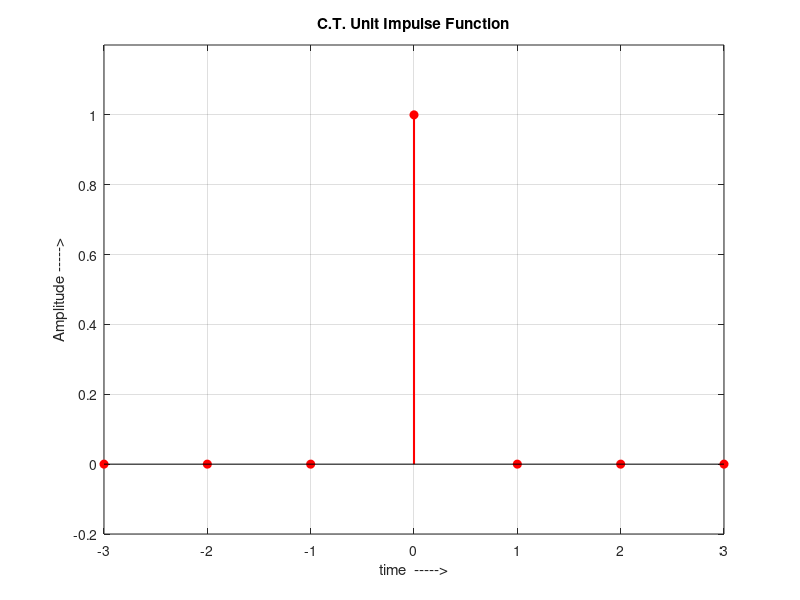
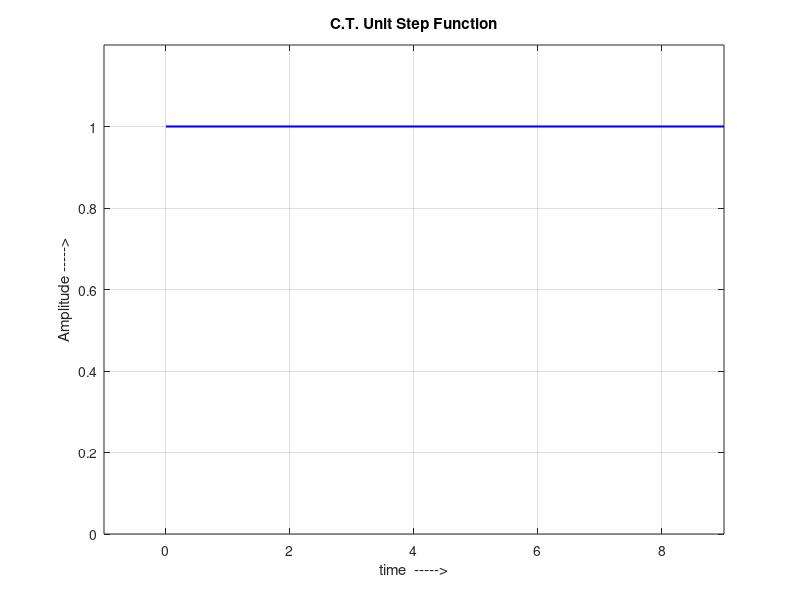
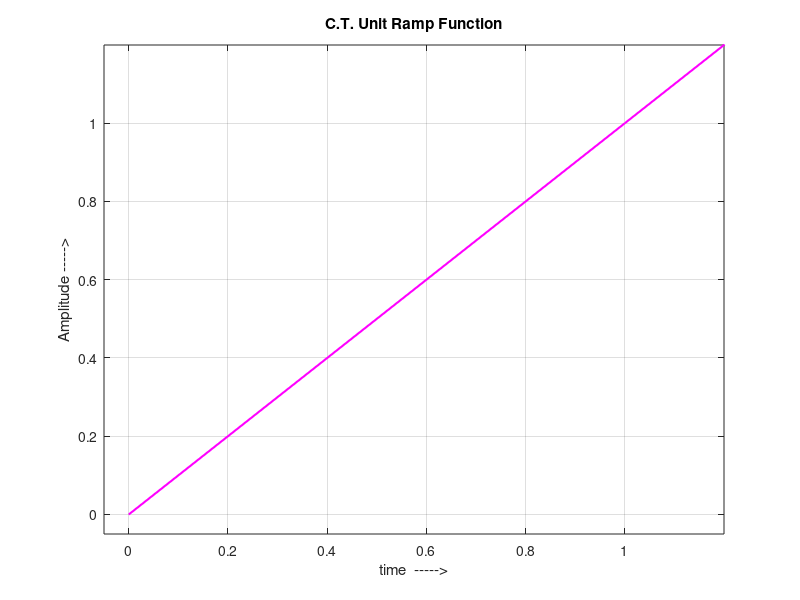
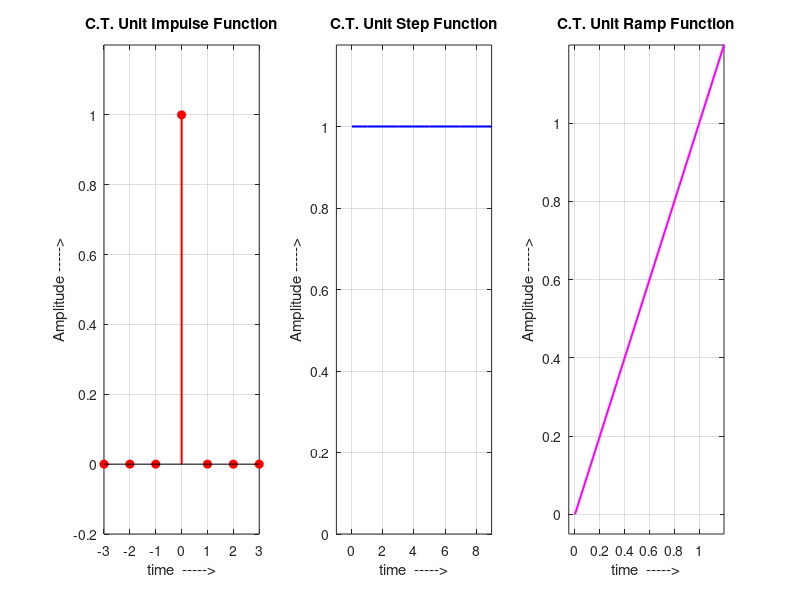

Here is the MATLAB script that generated these plots, in order:

%  Program V1_1 

%%% Generation and Display of Basic Singularity functions for
%%% Continuous Time Signals
%%% Developed by Dr. M. Venu Gopala Rao, 
%%% Email: mvgr03@kluniversity.in,  mvgr03@gmail.com

clear all; close all; clc;

%%% (1) Generation of Unit Impulse function
t = -3:1:3;
x=[zeros(1,3), ones(1,1),zeros(1,3)];
figure(1); stem(t,x,'fill','r','LineWidth',1.5);
xlabel('time  ----->');ylabel('Amplitude ----->');
title('C.T. Unit Impulse Function');
axis([-3, 3,-0.2 1.2]); grid on;
% legend('Impulse');

% %%% =========================================================
%%% (2) Generation of Unit Step function / sequnce
%%% (a) Continuous Time Unit Step function x(t) = u(t)
% k = input('enter the samples =  ');
k = 10;
t = 0:1:k-1;
x = ones(1,k);
figure(2);plot(t,x,'b','LineWidth',1.5);
xlabel('time  ----->');ylabel('Amplitude ----->');
title('C.T. Unit Step Function');grid on;
axis([-1, k-1,0 1.2]); 

%%% =========================================================
%%% (3) Generation of Unit Ramp function / sequnce
%%% (a) Continuous Time Unit Ramp Function x(t) = r(t) = t; 
% k = input('enter the samples =  ');
k = 10;
t = 0:1:k-1;
figure(3);plot(t,t,'m','LineWidth',1.5);
xlabel('time  ----->');ylabel('Amplitude ----->');
title('C.T. Unit Ramp Function');grid on;
axis([-0.05, 1.2,-0.05 1.2]);

%%% =========== All Three signals in single figure ======================

t = -3:1:3;
x=[zeros(1,3), ones(1,1),zeros(1,3)];
figure();
subplot(1,3,1);stem(t,x,'fill','r','LineWidth',1.5);
xlabel('time  ----->');ylabel('Amplitude ----->');
title('C.T. Unit Impulse Function');
axis([-3, 3,-0.2 1.2]); grid on;

k = 10;
t = 0:1:k-1;
x = ones(1,k);
subplot(1,3,2);plot(t,x,'b','LineWidth',1.5);
xlabel('time  ----->');ylabel('Amplitude ----->');
title('C.T. Unit Step Function');grid on;
axis([-1, k-1,0 1.2]); 

subplot(1,3,3);
plot(t,t,'m','LineWidth',1.5);
xlabel('time  ----->');ylabel('Amplitude ----->');
title('C.T. Unit Ramp Function');grid on;
axis([-0.05, 1.2,-0.05 1.2]);
